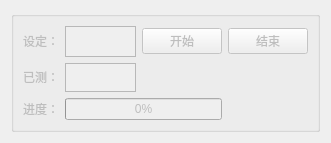
       <widget class="QWidget" name="tab_5">
        <attribute name="title">
         <string>门机老化</string>
        </attribute>
        <layout class="QGridLayout" name="gridLayout_20">
         <item row="1" column="0">
          <widget class="QGroupBox" name="groupBox_14">
           <property name="enabled">
            <bool>false</bool>
           </property>
           <property name="title">
            <string/>
           </property>
           <layout class="QGridLayout" name="gridLayout_19">
            <item row="0" column="0">
             <widget class="QLabel" name="label_87">
              <property name="sizePolicy">
               <sizepolicy hsizetype="Fixed" vsizetype="Fixed">
                <horstretch>0</horstretch>
                <verstretch>0</verstretch>
               </sizepolicy>
              </property>
              <property name="text">
               <string>设定：</string>
              </property>
             </widget>
            </item>
            <item row="0" column="1">
             <widget class="QTextEdit" name="burncount">
              <property name="maximumSize">
               <size>
                <width>71</width>
                <height>31</height>
               </size>
              </property>
             </widget>
            </item>
            <item row="0" column="2">
             <widget class="QPushButton" name="burnstart">
              <property name="enabled">
               <bool>false</bool>
              </property>
              <property name="text">
               <string>开始</string>
              </property>
              <property name="checkable">
               <bool>true</bool>
              </property>
             </widget>
            </item>
            <item row="0" column="3">
             <widget class="QPushButton" name="burnstop">
              <property name="enabled">
               <bool>false</bool>
              </property>
              <property name="text">
               <string>结束</string>
              </property>
              <property name="checkable">
               <bool>true</bool>
              </property>
             </widget>
            </item>
            <item row="1" column="0">
             <widget class="QLabel" name="label_88">
              <property name="sizePolicy">
               <sizepolicy hsizetype="Fixed" vsizetype="Fixed">
                <horstretch>0</horstretch>
                <verstretch>0</verstretch>
               </sizepolicy>
              </property>
              <property name="text">
               <string>已测：</string>
              </property>
             </widget>
            </item>
            <item row="1" column="1">
             <widget class="QTextBrowser" name="test">
              <property name="sizePolicy">
               <sizepolicy hsizetype="Expanding" vsizetype="Fixed">
                <horstretch>0</horstretch>
                <verstretch>0</verstretch>
               </sizepolicy>
              </property>
              <property name="maximumSize">
               <size>
                <width>71</width>
                <height>29</height>
               </size>
              </property>
             </widget>
            </item>
            <item row="2" column="0">
             <widget class="QLabel" name="label_89">
              <property name="sizePolicy">
               <sizepolicy hsizetype="Fixed" vsizetype="Fixed">
                <horstretch>0</horstretch>
                <verstretch>0</verstretch>
               </sizepolicy>
              </property>
              <property name="text">
               <string>进度：</string>
              </property>
             </widget>
            </item>
            <item row="2" column="1" colspan="2">
             <widget class="QProgressBar" name="burnbar">
              <property name="value">
               <number>0</number>
              </property>
             </widget>
            </item>
           </layout>
          </widget>
         </item>
        </layout>
       </widget>
